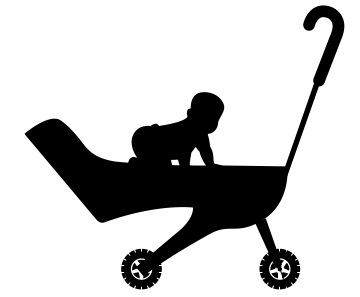
//> input picture GHT/build/GHT/2.png, 360 x 297 px
$ ./main   (built with g++ and OpenCV 4)
//> lines starting //> are read from the running program, lines starting //| are printed output that depends on the picture; after the words box and inside, x2 and y2 are one past the last pixel; in counts of white or black regions, pixels touching at a corner belong together
### GHT/Generalized_Hough_Transform_sparse.h
//
// author: 会飞的吴克
//

#ifndef IMAGEPROCESSINGFROMSCRATCH_GENERALIZED_HOUGH_TRANSFORM_SPARSE_H
#define IMAGEPROCESSINGFROMSCRATCH_GENERALIZED_HOUGH_TRANSFORM_SPARSE_H
#include <iostream>
#include <opencv2/opencv.hpp>
namespace GHT_SPARSE{
    const double PI  = 3.14159265358979323846264338327950288;
    struct range{
        double left;
        double right;
    };
    struct Vec2d{
        double x;
        double y;
    };
    struct GHParams{
        int xc;
        int yc;
        int theta;
        int scale;
    };
    struct Color{
        int r,g,b;
    };
    class SparseVec{
    private:
        std::map<unsigned long,int> data;
        unsigned long vectorlength = 0;
    public:
        explicit SparseVec(const unsigned long &n){vectorlength=n;}

        unsigned long getLength()const{ return vectorlength;}

        // [37 lines left out: functions get, set, not called in this run]

        int increment(const unsigned long &i, const int &val = 1)
        {
            assert(i < vectorlength);
            int res = 0;
            auto itr = data.find(i);
            if(itr != data.end())
            {
                itr->second += val;
                res = itr->second;
                if(itr->second == 0)
                {
                    data.erase(itr);
                }
            }
            else
            {
                if(val != 0)
                {
                    data.insert(std::make_pair(i, val));
                }
                res = val;
            }
            return res; // return the value after increment.
        }

        template <typename T>
        // [11 lines left out: function erase_if, not called in this run]
    };

    typedef std::vector<std::vector<Vec2d> > RTable;

    // [137 lines left out: functions rotateAndScale, visualize, not called in this run]

    RTable buildRTable(const cv::Mat &template_image, int phi_steps)
    /*
     * template_image: template image
     * phi_steps: number of angles that you wanna record.
     *
     * return: R-Table
     */
    {
        assert(phi_steps > 0);
        RTable RT;
        RT.reserve(phi_steps);
        double step = 2*PI / phi_steps;
        for(int i = 0;i < phi_steps;i++)
        {
            RT.push_back(std::vector<Vec2d>());
        }

        cv::Mat edges;
        cv::cvtColor(template_image,edges,cv::COLOR_BGR2GRAY);
        cv::Mat x_grad, y_grad;
        cv::Sobel(edges,x_grad,CV_64FC1,1,0);
        cv::Sobel(edges,y_grad,CV_64FC1,0,1);
//        cv::blur(x_grad,x_grad,cv::Size(3,3));
//        cv::blur(y_grad,y_grad,cv::Size(3,3));
        cv::Canny(edges,edges,50,150);

        double center_x = edges.cols / 2.0, center_y = edges.rows / 2.0;
        for(int i = 0;i < edges.rows;i++)
        {
            const uchar *edges_p = edges.ptr<uchar>(i);
            double *x_grad_p = x_grad.ptr<double >(i);
            double *y_grad_p = y_grad.ptr<double >(i);
            for(int j = 0;j < edges.cols;j++)
            {
                double dx = x_grad_p[j], dy = y_grad_p[j];
                if(edges_p[j] && (abs(dx) > 0 || abs(dy) > 0))
                {
                    double phi = atan2(dy,dx);
                    double temp = (phi + PI)/step;
                    temp = temp > 0 ? temp : 0;
                    temp = temp < phi_steps ? temp : phi_steps - 1;
                    int ind = int(floor(temp));

                    RT[ind].push_back({j-center_x,i-center_y});
                }
            }
        }

        return RT;
    }

    SparseVec vote(const cv::Mat &src, const RTable &RT, const range &scale_range,
                   const int &scale_steps, const range &angle_range,
                   const int & angle_steps, const double &threshold_factor,
                   const int &image_steps = 2)
    /*
     * src: query image
     * RT: R-Table
     * scale_range: range of s
     * scale_steps: number of scales that you wanna check.
     * angle_range: range of theta
     * angle_steps: number of angles that you wanna check.
     * image_steps: down sample interval.
     */
    {
        assert(image_steps >= 1);
        assert(threshold_factor > 0 && threshold_factor < 1);

        cv::Mat edges;
        cv::cvtColor(src,edges,cv::COLOR_BGR2GRAY);

        double T = 0.9 * threshold_factor; // early threshold factor.
        unsigned long angle_dim = scale_steps;
        unsigned long y_dim = angle_steps*angle_dim;
        unsigned long x_dim = edges.rows*y_dim;
        SparseVec res(edges.cols*x_dim);

        double scale_step = (scale_range.right-scale_range.left)/scale_steps;
        double angle_step = (angle_range.right-angle_range.left)/angle_steps;
        double  two_PI = 2*PI;
        double phi_step = two_PI/RT.size();

        cv::Mat x_grad, y_grad;
        cv::Sobel(edges,x_grad,CV_64FC1,1,0);
        cv::Sobel(edges,y_grad,CV_64FC1,0,1);
        cv::Canny(edges,edges,50,150);
//        cv::blur(x_grad,x_grad,cv::Size(3,3));
//        cv::blur(y_grad,y_grad,cv::Size(3,3));

        std::cout << "voting" <<std::endl;
        int voters = 0;
        int maximum = 0;
        int cur_val = 0;
        for(int image_step_i = 0;image_step_i < image_steps;image_step_i++)
        {
            for(int image_step_j = 0;image_step_j < image_steps;image_step_j++)
            {
                for(int i = image_step_i;i < edges.rows;i+=image_steps)
                {
                    const uchar *edges_p = edges.ptr<uchar>(i);
                    double *x_grad_p = x_grad.ptr<double >(i);
                    double *y_grad_p = y_grad.ptr<double >(i);
                    for(int j = image_step_j;j < edges.cols;j+=image_steps)
                    {
                        double dx = x_grad_p[j], dy = y_grad_p[j];
                        if(edges_p[j] && (abs(dx) > 0 || abs(dy) > 0))
                        {
//                            std::cout << dx << " " << dy << std::endl;
                            double phi = atan2(dy,dx);
                            for(int theta_ind = 0;theta_ind < angle_steps;theta_ind++)
                            {
                                double theta = angle_range.left + ((theta_ind+0.5)*angle_step);
                                double Cos = cos(theta), Sin = sin(theta);

//                                double dx_ = dx * Cos + dy * Sin;
//                                double dy_ = -dx * Sin + dy * Cos;
//                                double new_phi = atan2(dy_,dx_);
                                double new_phi = phi - theta;
                                new_phi -= ceil(new_phi/two_PI)*two_PI;
                                new_phi = new_phi <= -PI ? new_phi + two_PI : new_phi;
                                double temp = (new_phi + PI)/phi_step;
                                temp = temp > 0 ? temp : 0;
                                temp = temp < RT.size() ? temp : RT.size() - 1;
                                int ind = int(floor(temp));

                                auto displacement_vecs = RT[ind];
                                for(auto vec:displacement_vecs)
                                {
                                    double x_ = vec.x * Cos - vec.y * Sin;
                                    double y_ = vec.x * Sin + vec.y * Cos;

                                    for(int scale_ind = 0;scale_ind < scale_steps;scale_ind++)
                                    {
                                        double s = scale_range.left + ((scale_ind+0.5)*scale_step);
                                        double xc = j - x_*s, yc = i - y_*s;
                                        if(xc >= 0 && xc < edges.cols && yc >= 0 && yc < edges.rows)
                                        {
                                            int x_ind = int(xc), y_ind = int(yc);
                                            cur_val = res.increment(x_ind*x_dim+y_ind*y_dim+theta_ind*angle_dim+scale_ind);
                                            if(cur_val > maximum)
                                            {
                                                maximum = cur_val;
                                            }
                                        }
                                    }
                                }
                            }
                            voters++;
                            std::cout << "voter " << voters <<std::endl;
                        }
                    }
                }
                double thres = T * maximum;
                res.erase_if(
                        [&thres](int &val){
                            return val < thres;
                        });
                //early thresholding.
            }
        }
        std::cout << "done" <<std::endl;

        return res;
    }

    // [78 lines left out: functions NMSandThresholding4D, getParameters, not called in this run]

    cv::Mat generalhoughtransform(const cv::Mat &src, const cv::Mat &pattern, const Color &color,const int &image_steps=2,
                                  const GHParams &NMS_raidus={1,1,1,1},
                                  double threshold_factor = 0.8, int phi_steps = 180,
                                  range scale_range = {0.5,5.0}, int scale_steps = 45,
                                  range angle_range = {-PI/2,PI/2}, int angle_steps = 90)
    {
        assert(threshold_factor > 0 && threshold_factor < 1);
        assert(scale_steps > 0 && angle_steps > 0);
        assert(scale_range.left > 0 && scale_range.right > 0);
        if(scale_range.left > scale_range.right)
        {
            double temp = scale_range.right;
            scale_range.right = scale_range.left;
            scale_range.left = temp;
        }

        // get R-Table
        auto RT = buildRTable(pattern, phi_steps);

        // vote
        auto Bins = vote(src,RT,scale_range,scale_steps,angle_range,angle_steps,threshold_factor,image_steps);

        // get parameters
        auto params = getParameters(Bins,{src.cols,src.rows,angle_steps,scale_steps},threshold_factor,NMS_raidus);
        std::cout << params.size() << std::endl;

        // draw detection result.
        cv::Mat pattern_curve;
        cv::Canny(pattern,pattern_curve,50,150);
        auto res = visualize(pattern_curve,src,params,scale_range,scale_steps,angle_range,angle_steps,color);
        return res;
    }
}
#endif //IMAGEPROCESSINGFROMSCRATCH_GENERALIZED_HOUGH_TRANSFORM_SPARSE_H

### GHT/main.cpp
//
// author: 会飞的吴克
//

#include "Generalized_Hough_Transform_sparse.h"

void test_GHT()
{
    cv::Mat img = cv::imread("./GHT/2.png");
//> img is the input picture: 297 rows x 360 cols, CV_8UC3; min 0, max 255, mean 201
    cv::Mat pattern = cv::imread("./GHT/2_.png");
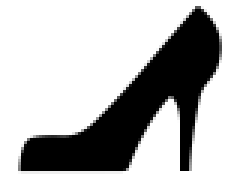
//> input picture GHT/build/GHT/2_.png, 80 x 63 px (shown 3 times larger)
//> pattern is the input picture: 63 rows x 80 cols, CV_8UC3; min 0, max 255, mean 186

//    auto I = GHT_SPARSE::generalhoughtransform(img,pattern,{255,0,0},3,{30,30,10,10},
//                                                0.3,180,{0.3,1.5},24,
//                                                {-GHT_SPARSE::PI/2,0},180); // 1

    auto I = GHT_SPARSE::generalhoughtransform(img,pattern,{255,0,0},1,{30,30,10,10},
                                                0.9,180,{2,5},60,
                                                {0,GHT_SPARSE::PI/2},180); // 2
//> in buildRTable, `cv::Sobel(edges,x_grad,CV_64FC1,1,0);`:
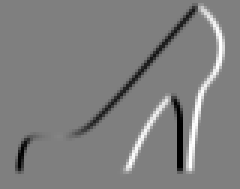
//> x_grad: 63 rows x 80 cols, CV_64FC1 (shown 3 times larger); min -1020, max 1020, mean 0; drawn with min black and max white
//> in buildRTable, `cv::Sobel(edges,y_grad,CV_64FC1,0,1);`:
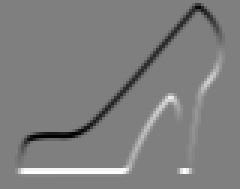
//> y_grad: 63 rows x 80 cols, CV_64FC1 (shown 3 times larger); min -1020, max 1020, mean 0; drawn with min black and max white
//> in buildRTable, `cv::Canny(edges,edges,50,150);`:
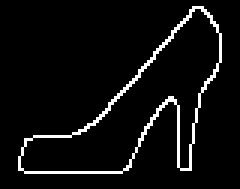
//> edges: 63 rows x 80 cols, CV_8UC1 (shown 3 times larger); 5.5% white in thin lines or dots, all inside (x1, y1, x2, y2) = (6, 2, 74, 58)
//> in generalhoughtransform, `auto RT = buildRTable(pattern, phi_steps);`: RT = 180 items
//> in vote, `double scale_step = (scale_range.right-scale_range.left)/scale_steps;`: scale_step = 0.05
//> in vote, `double angle_step = (angle_range.right-angle_range.left)/angle_steps;`: angle_step = 0.00873
//> in vote, `double phi_step = two_PI/RT.size();`: phi_step = 0.0349
//> in vote, `cv::Sobel(edges,x_grad,CV_64FC1,1,0);`:
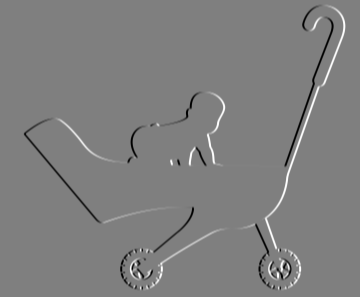
//> x_grad: 297 rows x 360 cols, CV_64FC1; min -1020, max 1020, mean 0; drawn with min black and max white
//> in vote, `cv::Sobel(edges,y_grad,CV_64FC1,0,1);`:
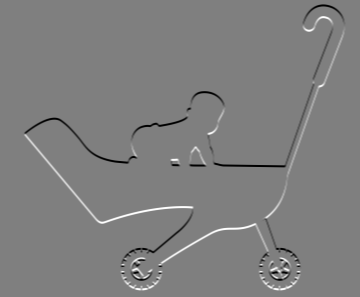
//> y_grad: 297 rows x 360 cols, CV_64FC1; min -1020, max 1020, mean 0; drawn with min black and max white
//> in vote, `cv::Canny(edges,edges,50,150);`:
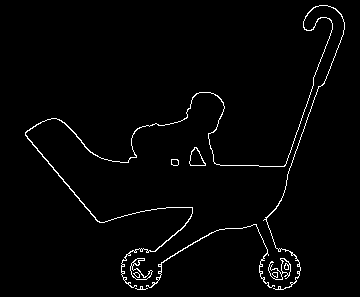
//> edges: 297 rows x 360 cols, CV_8UC1; 2.1% white in thin lines or dots, all inside (x1, y1, x2, y2) = (25, 5, 345, 290)

//    auto I = GHT_SPARSE::generalhoughtransform(img,pattern,{0,0,0},1,{30,30,10,10},
//                                                0.4,180,{1.2,4},56,
//                                                {-GHT_SPARSE::PI,GHT_SPARSE::PI},180); // 3

//    auto I = GHT_SPARSE::generalhoughtransform(img,pattern,{255,215,0},1,{5,5,1,2},
//                                                0.5,180,{0.8,1.2},4,
//                                                {0,0},1); // 4


    cv::imshow("result",I);
    cv::waitKey(0);
    cv::imwrite("res.png",I);
}


int main() {
//> (the run ends here: the time limit is reached, at `data.insert(std::make_pair(i, val));`)
